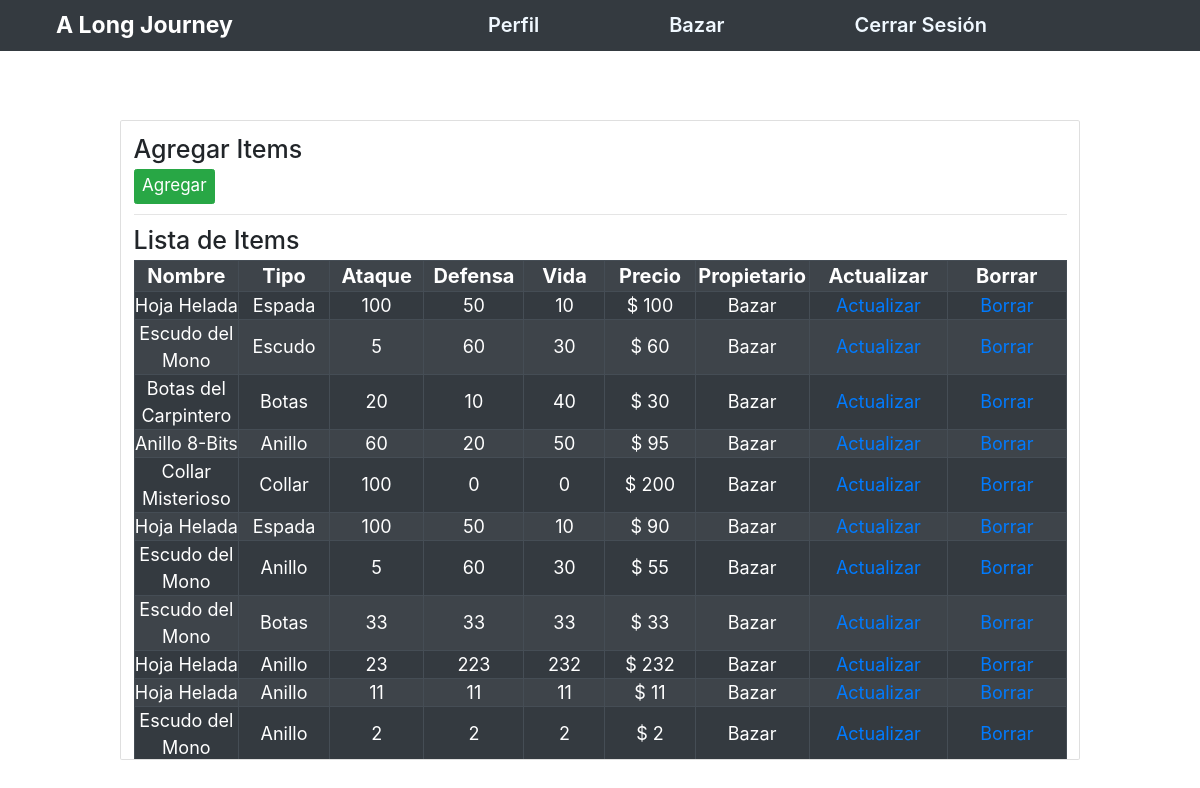
Page /PHP/Dashboard/dashboard.php (signed in) on the committed database.
### tables this page shows
CREATE TABLE `item` (
  `Id` int(11) NOT NULL,
  `Nombre` varchar(60) NOT NULL,
  `Tipo` varchar(20) NOT NULL,
  `Ataque` int(11) NOT NULL,
  `Defensa` int(11) NOT NULL,
  `Vida` int(11) NOT NULL,
  `Precio` int(11) NOT NULL,
  `Username` varchar(70) NOT NULL,
  `Url_item` varchar(200) NOT NULL
);

### PHP/Dashboard/lista_items.php (the view, shortened to what this page needs)
<!DOCTYPE html>
<html lang="en">
<head>
</head>
<body>
    <table class="table-dark table-striped table-responsive table-bordered">
        <tr>
            <th class="th-info">Nombre</th>
            <th class="th-info">Tipo</th>
            <th class="th-info">Ataque</th>
            <th class="th-info">Defensa</th>
            <th class="th-info">Vida</th>
            <th class="th-info">Precio</th>
            <th class="th-info">Propietario</th>
            <th class="th-button">Actualizar</th>
            <th class="th-button">Borrar</th>
        </tr>
        <?php
            $sql="SELECT * FROM item ORDER BY Id ASC";
            $query= $pdo->prepare($sql);
            $query->execute();
            $list= $query->fetchAll();
            foreach($list as $row)
            {
                ?>
                <tr>
                    <td class="td-element"><?php echo $row['Nombre']; ?></td>
                    <td class="td-element"><?php echo $row['Tipo']; ?></td>
                    <td class="td-element"><?php echo $row['Ataque']; ?></td>
                    <td class="td-element"><?php echo $row['Defensa']; ?></td>
                    <td class="td-element"><?php echo $row['Vida']; ?></td>
                    <td class="td-element">$ <?php echo $row['Precio']; ?></td>
                    <td class="td-element"><?php echo $row['Username']; ?></td>
                    <td class="td-element">
                        <a href="#" onclick="showUpdateModal(<?php echo $row['Id']; ?>,'<?php echo $row['Nombre']; ?>','<?php echo $row['Tipo']; ?>',<?php echo $row['Ataque']; ?>,<?php echo $row['Defensa']; ?>,<?php echo $row['Vida']; ?>,<?php echo $row['Precio']; ?>,'<?php echo $row['Username']; ?>','<?php echo $row['Url_item']; ?>')">Actualizar</a>
                    </td>
                    <td class="td-element">
                        <a href="#" onclick="delete_item(<?php echo $row['Id']; ?>)">Borrar</a>
                    </td>
                </tr>
                <?php
            }
        ?>
    </table>
</body>
</html>

### PHP/Dashboard/dashboard.php (shortened to what this page needs)
<!DOCTYPE html>
<html lang="en">
<head>
    <link rel="stylesheet" href="dashBoard.css">
    <link rel="stylesheet" href="https://cdn.jsdelivr.net/npm/bootstrap@4.6.1/dist/css/bootstrap.min.css">
</head>
<body>
    <header>
        <nav class="navbar navbar-expand-md bg-dark navbar-dark fixed-top">
            <div class="page-brand">
                <a class="navbar-brand" href="../../index.php">A Long Journey</a>
            </div>
            <div class="collapse navbar-collapse" id="collapsibleNavbar">
                <ul class="navbar-nav" id="nav-options">
                    <li class="nav-item">
                        <a class="nav-link" href="../Profile/profile.php">Perfil</a>
                    </li>
                    <li class="nav-item">
                        <a class="nav-link" href="../Market/market.php">Bazar</a>
                    </li>
                    <li class="nav-item">
                        <a class="nav-link" href="../../logout.php">Cerrar Sesión</a>
                    </li>
                </ul>
            </div>
        </nav>
    </header>
    <main>
        <article class="card crud-container" style="overflow-y: scroll;">
            <div class="card-body">
                <h1>Agregar Items</h1>
                <button type="button" class="btn btn-success" onclick="showAddModal()"><span>Agregar</span></button>
                <hr>
                <h1>Lista de Items</h1>
                <div id="list_container">
                    <?php
                        $pdo = connect();
                        include('lista_items.php');
                    ?>
                </div>
            </div>
        </article>
    </main>
</body>
</html>

### PHP/Dashboard/dashBoard.css (style rules this page uses)
* { margin: 0; padding: 0; box-sizing: border-box; text-decoration: none; list-style: none; }
html { font-family: 'Open Sans', sans-serif; font-size: 62.5%; }
.page-brand { margin-left: 3vw; display: flex; justify-content: space-between; align-items: center; }
.page-brand a { margin-left: 10px; color: aliceblue; font-size: 2.3rem; font-weight: 700; }
#nav-options { margin-left: 10vw; width: 60vw; display: inline-flex; }
#nav-options li a { margin-left: 10vw; font-size: 2rem; color: aliceblue; font-weight: 600; }
body { background-image: url("https://thumbs.dreamstime.com/b/abstract-watercolor-background-3842709.jpg"); background-repeat: no-repeat; background-size: cover; background-position: center; display: flex; align-items: center; justify-content: center; width: 100%; height: 100vh; }
.crud-container { display: flex; width: 80vw; height: 80vh; margin-top: 10vh; }
.btn-success span { font-size: 1.7rem; }
.th-button { width: 15vw; text-align: center; font-size: 2rem; }
.th-info { width: 10vw; text-align: center; font-size: 2rem; }
.td-element { text-align: center; font-size: 1.8rem; }

### rows in the picture
item: Nombre "Hoja Helada", Tipo "Espada", Ataque "100", Defensa "50", Vida "10", Precio "100", Username "Bazar"
item: Nombre "Escudo del Mono", Tipo "Escudo", Ataque "5", Defensa "60", Vida "30", Precio "60", Username "Bazar"
item: Nombre "Botas del Carpintero", Tipo "Botas", Ataque "20", Defensa "10", Vida "40", Precio "30", Username "Bazar"
item: Nombre "Anillo 8-Bits", Tipo "Anillo", Ataque "60", Defensa "20", Vida "50", Precio "95", Username "Bazar"
item: Nombre "Collar Misterioso", Tipo "Collar", Ataque "100", Defensa "0", Vida "0", Precio "200", Username "Bazar"
item: Nombre "Hoja Helada", Tipo "Espada", Ataque "100", Defensa "50", Vida "10", Precio "90", Username "Bazar"
item: Nombre "Escudo del Mono", Tipo "Anillo", Ataque "5", Defensa "60", Vida "30", Precio "55", Username "Bazar"
item: Nombre "Escudo del Mono", Tipo "Botas", Ataque "33", Defensa "33", Vida "33", Precio "33", Username "Bazar"
item: Nombre "Hoja Helada", Tipo "Anillo", Ataque "23", Defensa "223", Vida "232", Precio "232", Username "Bazar"
item: Nombre "Hoja Helada", Tipo "Anillo", Ataque "11", Defensa "11", Vida "11", Precio "11", Username "Bazar"
item: Nombre "Escudo del Mono", Tipo "Anillo", Ataque "2", Defensa "2", Vida "2", Precio "2", Username "Bazar"
